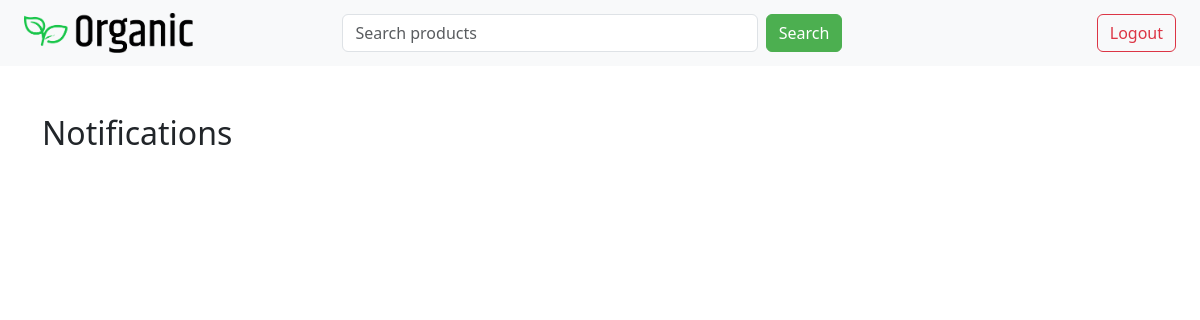
Page /farmernotifications/ (signed in) on the earlier database version.
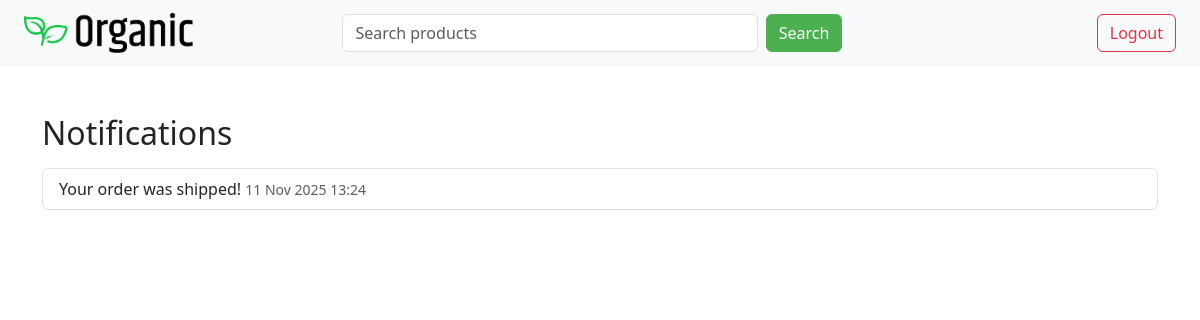
Same page on the later database version.
### home/models.py (models this page shows, shortened)
class Notification(models.Model):
    user = models.ForeignKey(User, on_delete=models.CASCADE)
    message = models.TextField()
    is_read = models.BooleanField(default=False)
    created_at = models.DateTimeField(auto_now_add=True)

### home/views.py (the view)
# urls.py: path('farmernotifications/', farmer_notificationsfn),
@login_required
def farmer_notificationsfn(request):
    notifications = Notification.objects.filter(user=request.user).order_by('-created_at')
    notifications.update(is_read=True)
    return render(request, 'farmer/notifications.html', {'notifications': notifications})

### home/templates/farmer/notifications.html
{% extends 'base.html' %}
{% block content %}
<div class="container mt-4">
  <h2>Notifications</h2>
  <ul class="list-group mt-3">
    {% for n in notifications %}
    <li class="list-group-item">{{ n.message }} <small class="text-muted">{{ n.created_at|date:"d M Y H:i" }}</small></li>
    {% endfor %}
  </ul>
</div>
{% endblock %}

Differences in the rows shown:
added Notification: message "Your order was shipped!", created_at "11 Nov 2025 13:24"
